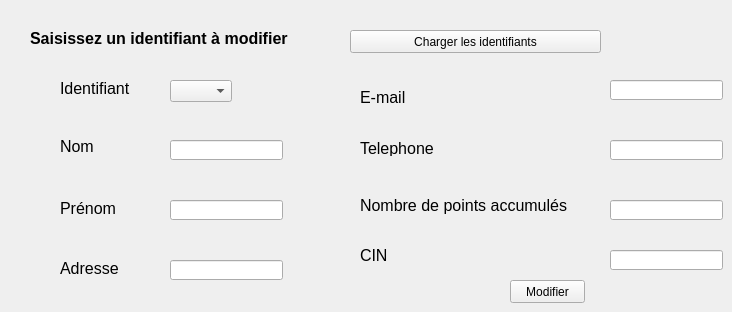
     <widget class="QWidget" name="tab_4">
      <attribute name="title">
       <string>Modifier un client</string>
      </attribute>
      <widget class="QLabel" name="label_9">
       <property name="geometry">
        <rect>
         <x>30</x>
         <y>30</y>
         <width>281</width>
         <height>16</height>
        </rect>
       </property>
       <property name="font">
        <font>
         <pointsize>12</pointsize>
         <weight>75</weight>
         <bold>true</bold>
        </font>
       </property>
       <property name="text">
        <string>Saisissez un identifiant à modifier</string>
       </property>
      </widget>
      <widget class="QPushButton" name="pb_modifier">
       <property name="geometry">
        <rect>
         <x>510</x>
         <y>280</y>
         <width>75</width>
         <height>23</height>
        </rect>
       </property>
       <property name="text">
        <string>Modifier</string>
       </property>
      </widget>
      <widget class="QLineEdit" name="lineEdit_tel_2">
       <property name="geometry">
        <rect>
         <x>610</x>
         <y>140</y>
         <width>113</width>
         <height>20</height>
        </rect>
       </property>
      </widget>
      <widget class="QLabel" name="label_14">
       <property name="geometry">
        <rect>
         <x>360</x>
         <y>90</y>
         <width>47</width>
         <height>14</height>
        </rect>
       </property>
       <property name="font">
        <font>
         <pointsize>12</pointsize>
        </font>
       </property>
       <property name="text">
        <string>E-mail</string>
       </property>
      </widget>
      <widget class="QLabel" name="label_15">
       <property name="geometry">
        <rect>
         <x>60</x>
         <y>200</y>
         <width>71</width>
         <height>16</height>
        </rect>
       </property>
       <property name="font">
        <font>
         <pointsize>12</pointsize>
        </font>
       </property>
       <property name="text">
        <string>Prénom</string>
       </property>
      </widget>
      <widget class="QLineEdit" name="lineEdit_mail_2">
       <property name="geometry">
        <rect>
         <x>610</x>
         <y>80</y>
         <width>113</width>
         <height>20</height>
        </rect>
       </property>
      </widget>
      <widget class="QLineEdit" name="lineEdit_prenom_2">
       <property name="geometry">
        <rect>
         <x>170</x>
         <y>200</y>
         <width>113</width>
         <height>20</height>
        </rect>
       </property>
      </widget>
      <widget class="QLabel" name="label_16">
       <property name="geometry">
        <rect>
         <x>60</x>
         <y>260</y>
         <width>61</width>
         <height>16</height>
        </rect>
       </property>
       <property name="font">
        <font>
         <pointsize>12</pointsize>
        </font>
       </property>
       <property name="text">
        <string>Adresse</string>
       </property>
      </widget>
      <widget class="QLabel" name="label_17">
       <property name="geometry">
        <rect>
         <x>60</x>
         <y>140</y>
         <width>47</width>
         <height>13</height>
        </rect>
       </property>
       <property name="font">
        <font>
         <pointsize>12</pointsize>
        </font>
       </property>
       <property name="text">
        <string>Nom</string>
       </property>
      </widget>
      <widget class="QLabel" name="label_18">
       <property name="geometry">
        <rect>
         <x>60</x>
         <y>80</y>
         <width>81</width>
         <height>16</height>
        </rect>
       </property>
       <property name="font">
        <font>
         <pointsize>12</pointsize>
        </font>
       </property>
       <property name="text">
        <string>Identifiant</string>
       </property>
      </widget>
      <widget class="QLineEdit" name="lineEdit_adresse_2">
       <property name="geometry">
        <rect>
         <x>170</x>
         <y>260</y>
         <width>113</width>
         <height>20</height>
        </rect>
       </property>
      </widget>
      <widget class="QLabel" name="label_19">
       <property name="geometry">
        <rect>
         <x>360</x>
         <y>140</y>
         <width>81</width>
         <height>16</height>
        </rect>
       </property>
       <property name="font">
        <font>
         <pointsize>12</pointsize>
        </font>
       </property>
       <property name="text">
        <string>Telephone</string>
       </property>
      </widget>
      <widget class="QLineEdit" name="lineEdit_nbp_2">
       <property name="geometry">
        <rect>
         <x>610</x>
         <y>200</y>
         <width>113</width>
         <height>20</height>
        </rect>
       </property>
      </widget>
      <widget class="QLineEdit" name="lineEdit_nom_2">
       <property name="geometry">
        <rect>
         <x>170</x>
         <y>140</y>
         <width>113</width>
         <height>20</height>
        </rect>
       </property>
      </widget>
      <widget class="QLabel" name="label_20">
       <property name="geometry">
        <rect>
         <x>360</x>
         <y>190</y>
         <width>211</width>
         <height>31</height>
        </rect>
       </property>
       <property name="font">
        <font>
         <pointsize>12</pointsize>
        </font>
       </property>
       <property name="text">
        <string>Nombre de points accumulés</string>
       </property>
      </widget>
      <widget class="QComboBox" name="comboBox_5">
       <property name="geometry">
        <rect>
         <x>170</x>
         <y>80</y>
         <width>62</width>
         <height>22</height>
        </rect>
       </property>
      </widget>
      <widget class="QLabel" name="label_56">
       <property name="geometry">
        <rect>
         <x>360</x>
         <y>240</y>
         <width>211</width>
         <height>31</height>
        </rect>
       </property>
       <property name="font">
        <font>
         <pointsize>12</pointsize>
        </font>
       </property>
       <property name="text">
        <string>CIN</string>
       </property>
      </widget>
      <widget class="QLineEdit" name="lineEdit_4">
       <property name="geometry">
        <rect>
         <x>610</x>
         <y>250</y>
         <width>113</width>
         <height>20</height>
        </rect>
       </property>
      </widget>
      <widget class="QPushButton" name="pushButton_8">
       <property name="geometry">
        <rect>
         <x>350</x>
         <y>30</y>
         <width>251</width>
         <height>23</height>
        </rect>
       </property>
       <property name="text">
        <string>Charger les identifiants</string>
       </property>
      </widget>
     </widget>
